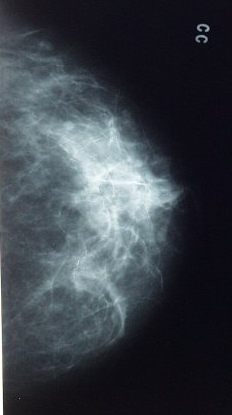
%> input picture Mammo CC P1.tif, 232 x 415 px
$ octave ExploringMATLAB.m   (GNU Octave 9; MATLAB toolbox functions it lacks are replaced by stand-ins)
%> lines starting %> are read from the running program, lines starting %| are printed output that depends on the picture
clear all
close all

%% Part 1: Gray-Level Scaling and Histogram Equalization

img = imread('Mammo CC P1.tif');
%> img is the input picture: size 415x232x3 uint8; mean R, G, B 58.6, 65, 72.3

% Gray Level Scaling
img_gray = rgb2gray(img);

% Histogram Equalization
img_hist = histeq(img_gray); % Hist. equalization

figure;
subplot(3,1,1);
imshow(img);
title('Original')
subplot(3,1,2);
imshow(img_gray);
title('Gray-Level Scaling')
subplot(3,1,3);
imshow(img_hist);
title('Histogram Equalization (on Grayscale Img)')

% Histrogram of the images before/after equalization
figure;
subplot(1,2,1);
imhist(img);
title('Histogram of Original Mammogram');
subplot(1,2,2);
imhist(img_hist);
title('Histogram after Equalization');
%> figure, not shown here; panel 1: highest point at x = 13, y = 12464; panel 2: highest point at x = 45, y = 6967


%% Part 2: Applying Gray-Level Scaling and Hist. Equalization on Brain MRI

img2 = imread('0001.bmp');
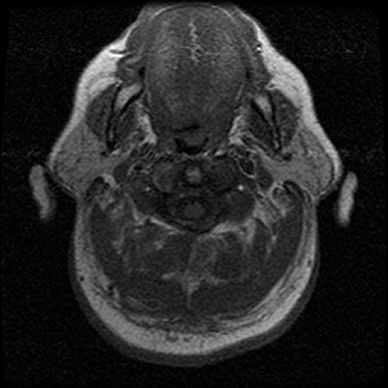
%> input picture 0001.bmp, 388 x 388 px
%> img2 is the input picture: size 388x388x3 uint8; min 0, max 255, mean 38.1
img_gray2 = rgb2gray(img2);
img_hist2 = histeq(img_gray2); % Hist. equalization

figure;
subplot(3,1,1);
imshow(img2);
title('Original')
subplot(3,1,2);
imshow(img_gray2);
title('Gray-Level Scaling')
subplot(3,1,3);
imshow(img_hist2);
title('Histogram Equalization (on Grayscale Img)')

% Histrogram of the images before/after equalization
figure;
subplot(1,2,1);
imhist(img2);
title('Histogram of Original Brain MRI Image');
subplot(1,2,2);
imhist(img_hist2);
title('Histogram after Equalization');
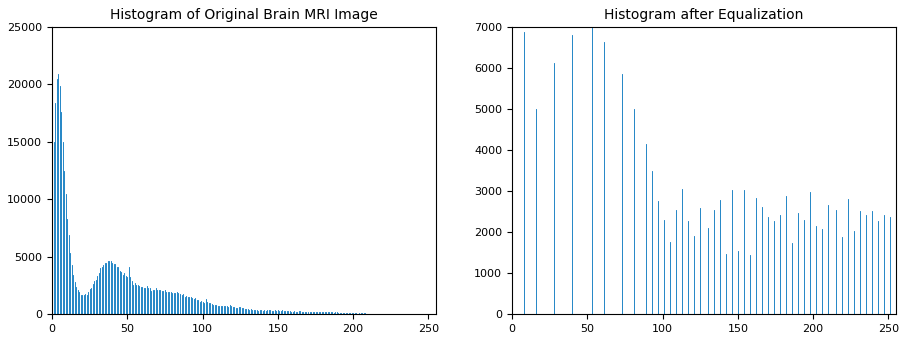
%> figure redrawn from the program's plot data, 2 panels; panel 1: highest point at x = 4, y = 20931; panel 2: highest point at x = 53, y = 6977

%% Part 3:

img3 = imread('070.tif');
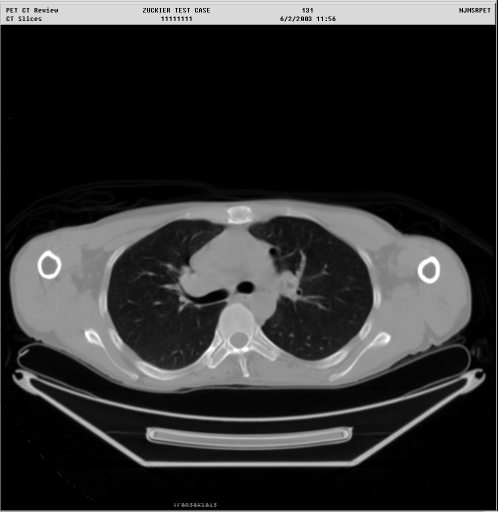
%> input picture 070.tif, 995 x 1024 px (shown at 1/2 size)
%> img3 is the input picture: size 1024x995x3 uint8; mean R, G, B 48.3, 48.3, 48.3
img3gray = rgb2gray(img3); % Convert to gray-scale

% Fourier transform
F = fft2(img3gray);
F2 = log(abs(F));
F3 = fftshift(F2);
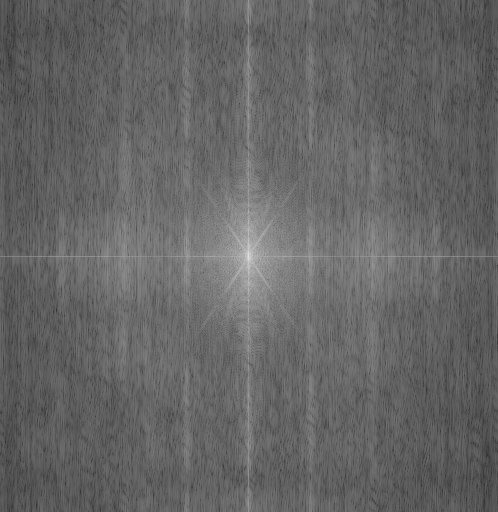
%> F3: size 1024x995 double (shown at 1/2 size); min 2.19, max 17.71, mean 8.35; mean of the top-left, top-right, bottom-left and bottom-right quarters 8.34, 8.36, 8.36, 8.36; drawn with min black and max white

figure;

subplot(2,2,1);
imshow(img3gray);
title('Original');

i1 = subplot(2,2,2);
imagesc(F3);
colormap(i1, gray);
title('Color Map: Gray');

i2 = subplot(2,2,3);
imagesc(F3);
colormap(i2,spring);
title('Color Map: Spring');

i3 = subplot(2,2,4);
imagesc(F3);
colormap(i3,jet);
title('Color Map: Jet');


%% Part 4

img4 = zeros(256,256); % Creating a 256*256 array of 0s
img4(128:129,128:129) = 255; % Setting the middle 2x2 pixels to = 255
% img42(120:125,120:125) = 255; % Setting the middle 2x2 pixels to = 255
% theFT = abs(fft2(img4));
% theFT2 = abs(fft2(img42));
theFT = fftshift(log(abs(fft2(img4))));
% theFT2 = fftshift(log(abs(fft2(img42))));

figure;
subplot(1,2,1);
imshow(img4);
title('Original Image');
subplot(1,2,2);
imagesc(theFT);
title('Fourier Spectrum Image');
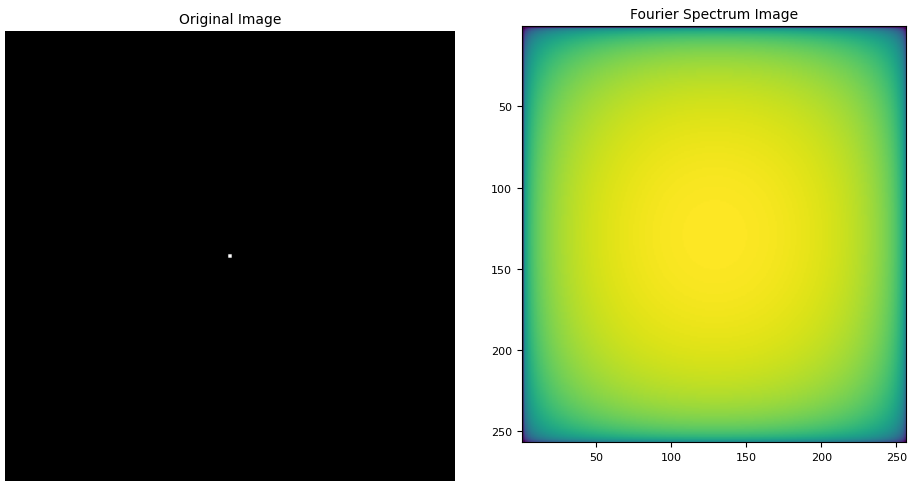
%> figure redrawn from the program's plot data, 2 panels
% [6 lines of commented-out code are left out]

%% Part 5
img5 = imread('070.tif');
img5gray = rgb2gray(img5);

%%%%%%%%%%%%%%%%%%%%%%%%%%%%%%
figure;
imshow(img5gray);
title('Original Image (Gray-scale');
%%%%%%%%%%%%%%%%%%%%%%%%%%%%%%%

% Fourier transform
f5 = fft2(img5gray);
f5_2 = log(abs(f5));
f5_3 = fftshift(f5_2);

%%%%%%%%%%%%%%%%%%%%%%%%%%%%%%
figure;
imagesc(f5_3);
title('Fourier Transform');
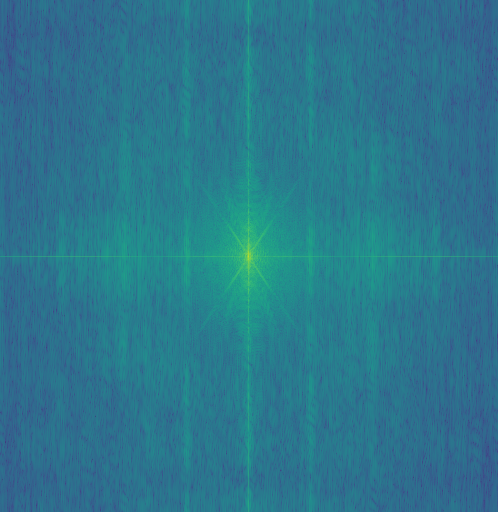
%> displayed picture: size 1024x995x3, on the screen's scale of 0 to 255 (shown at 1/2 size); mean R, G, B 42.7, 119.2, 141.4
%%%%%%%%%%%%%%%%%%%%%%%%%%%%

%Inverse Fourier Transform
invF = uint8(ifft2(f5));

%%%%%%%%%%%%%%%%%%%%%%%%%%%%%
figure;
imshow(invF);
title('Inverse Fourier Image');
%%%%%%%%%%%%%%%%%%%%%%%%%%%%%%%

subImg = imsubtract(img5gray,invF);
%> subImg: size 1024x995 uint8; every value is 0

figure;
imshow(subImg);
title('Subtracted Image');

%% Example

imgx = zeros(256,256); % Creating a 256*256 array of 0s
imgx(128:129,128:129) = 255; % Setting the middle 2x2 pixels to = 255

imgy = zeros(256,256); % Creating a 256*256 array of 0s
imgy(160:161,160:161) = 255; % Setting the middle 2x2 pixels to = 255

theFTx = fftshift(log(abs(fft2(imgx))));
theFTy = fftshift(log(abs(fft2(imgy))));

figure;
subplot(2,2,1);
imshow(imgx);
title('Original Image 1');
subplot(2,2,2);
imshow(imgy);
title('Original Image 2');

subplot(2,2,3);
imagesc(theFTx);
colormap(gray);
title('Fourier Transform Image 1');

subplot(2,2,4);
imagesc(theFTy);
colormap(gray);
title('Fourier Transform Image 2');
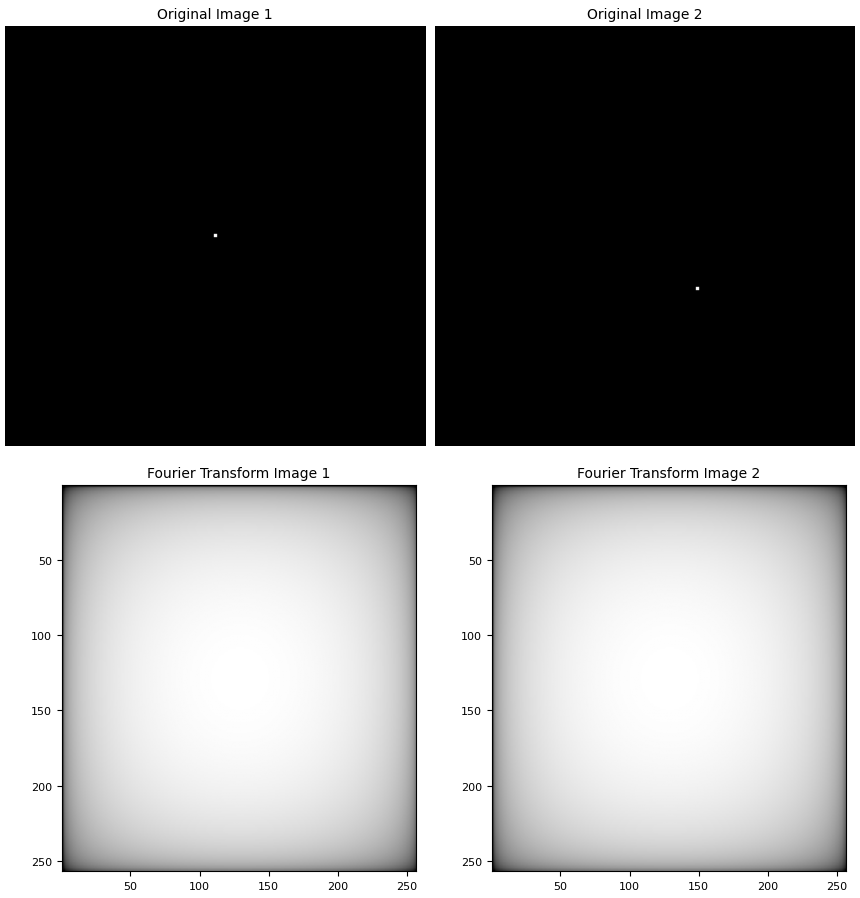
%> figure redrawn from the program's plot data, 4 panels
